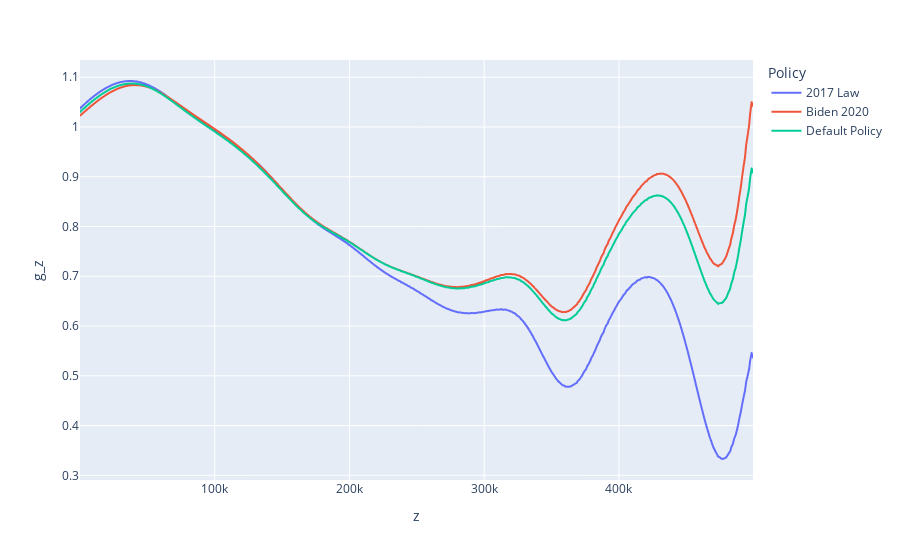

Notebook code cell kept with this figure:
### Markdown cell above
## Visualizing results

It's often easiest to interpret their results through some visualizations.  the `iot_comparison` class makes this easy, with built in `plotly` plotting functions.

Let's plot the generalized social welfare function weights implied by the three policies (2021 current law, 2017 law, and the 2020 Biden campaign proposals):

### Code cell
iot1.plot()

### Figure 1 — Plotly figure (JSON) as saved in the notebook; plotly's stock layout.template omitted (floating-point values rounded to 4 significant figures; data arrays with more than 128 entries replaced by an {"elided": "..."} marker saying what was removed)
{"data": [{"hovertemplate": "Policy=2017 Law<br>z=%{x}<br>g_z=%{y}<extra></extra>", "legendgroup": "wide_variable_0", "line": {"color": "#636efa", "dash": "solid"}, "marker": {"symbol": "circle"}, "mode": "lines", "name": "2017 Law", "showlegend": true, "type": "scattergl", "x": {"elided": "500 float values"}, "xaxis": "x", "y": {"elided": "500 float values"}, "yaxis": "y"}, {"hovertemplate": "Policy=Biden 2020<br>z=%{x}<br>g_z=%{y}<extra></extra>", "legendgroup": "wide_variable_1", "line": {"color": "#EF553B", "dash": "solid"}, "marker": {"symbol": "circle"}, "mode": "lines", "name": "Biden 2020", "showlegend": true, "type": "scattergl", "x": {"elided": "500 float values"}, "xaxis": "x", "y": {"elided": "500 float values"}, "yaxis": "y"}, {"hovertemplate": "Policy=Default Policy<br>z=%{x}<br>g_z=%{y}<extra></extra>", "legendgroup": "wide_variable_2", "line": {"color": "#00cc96", "dash": "solid"}, "marker": {"symbol": "circle"}, "mode": "lines", "name": "Default Policy", "showlegend": true, "type": "scattergl", "x": {"elided": "500 float values"}, "xaxis": "x", "y": {"elided": "500 float values"}, "yaxis": "y"}], "layout": {"legend": {"title": {"text": "Policy"}, "tracegroupgap": 0}, "margin": {"t": 60}, "xaxis": {"anchor": "y", "domain": [0, 1], "title": {"text": "z"}}, "yaxis": {"anchor": "x", "domain": [0, 1], "title": {"text": "g_z"}}}}
